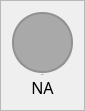
                     <widget class="QFrame" name="frame_ch12">
                      <property name="maximumSize">
                       <size>
                        <width>80</width>
                        <height>150</height>
                       </size>
                      </property>
                      <property name="styleSheet">
                       <string notr="true"/>
                      </property>
                      <property name="frameShape">
                       <enum>QFrame::StyledPanel</enum>
                      </property>
                      <property name="frameShadow">
                       <enum>QFrame::Raised</enum>
                      </property>
                      <layout class="QVBoxLayout" name="verticalLayout_28">
                       <property name="spacing">
                        <number>0</number>
                       </property>
                       <item>
                        <widget class="QFrame" name="frame_ch12_color">
                         <property name="sizePolicy">
                          <sizepolicy hsizetype="Fixed" vsizetype="Fixed">
                           <horstretch>0</horstretch>
                           <verstretch>0</verstretch>
                          </sizepolicy>
                         </property>
                         <property name="minimumSize">
                          <size>
                           <width>61</width>
                           <height>61</height>
                          </size>
                         </property>
                         <property name="maximumSize">
                          <size>
                           <width>1000</width>
                           <height>61</height>
                          </size>
                         </property>
                         <property name="sizeIncrement">
                          <size>
                           <width>1</width>
                           <height>1</height>
                          </size>
                         </property>
                         <property name="styleSheet">
                          <string notr="true">border: 2px solid rgb(145, 145, 145);
border-radius: 30px;
background-color: rgb(169, 169, 169)</string>
                         </property>
                         <property name="frameShape">
                          <enum>QFrame::StyledPanel</enum>
                         </property>
                         <property name="frameShadow">
                          <enum>QFrame::Raised</enum>
                         </property>
                        </widget>
                       </item>
                       <item>
                        <widget class="QLabel" name="label_ch12">
                         <property name="minimumSize">
                          <size>
                           <width>61</width>
                           <height>0</height>
                          </size>
                         </property>
                         <property name="maximumSize">
                          <size>
                           <width>16777215</width>
                           <height>30</height>
                          </size>
                         </property>
                         <property name="font">
                          <font>
                           <family>DM Sans</family>
                           <pointsize>-1</pointsize>
                           <weight>50</weight>
                           <italic>false</italic>
                           <bold>false</bold>
                          </font>
                         </property>
                         <property name="text">
                          <string>Ch12</string>
                         </property>
                         <property name="alignment">
                          <set>Qt::AlignCenter</set>
                         </property>
                        </widget>
                       </item>
                       <item>
                        <widget class="QLabel" name="label_ch12_value">
                         <property name="minimumSize">
                          <size>
                           <width>61</width>
                           <height>0</height>
                          </size>
                         </property>
                         <property name="maximumSize">
                          <size>
                           <width>16777215</width>
                           <height>30</height>
                          </size>
                         </property>
                         <property name="font">
                          <font>
                           <family>DM Sans</family>
                           <pointsize>12</pointsize>
                           <weight>50</weight>
                           <italic>false</italic>
                           <bold>false</bold>
                          </font>
                         </property>
                         <property name="styleSheet">
                          <string notr="true">font:12pt</string>
                         </property>
                         <property name="text">
                          <string>NA</string>
                         </property>
                         <property name="alignment">
                          <set>Qt::AlignCenter</set>
                         </property>
                        </widget>
                       </item>
                      </layout>
                     </widget>
